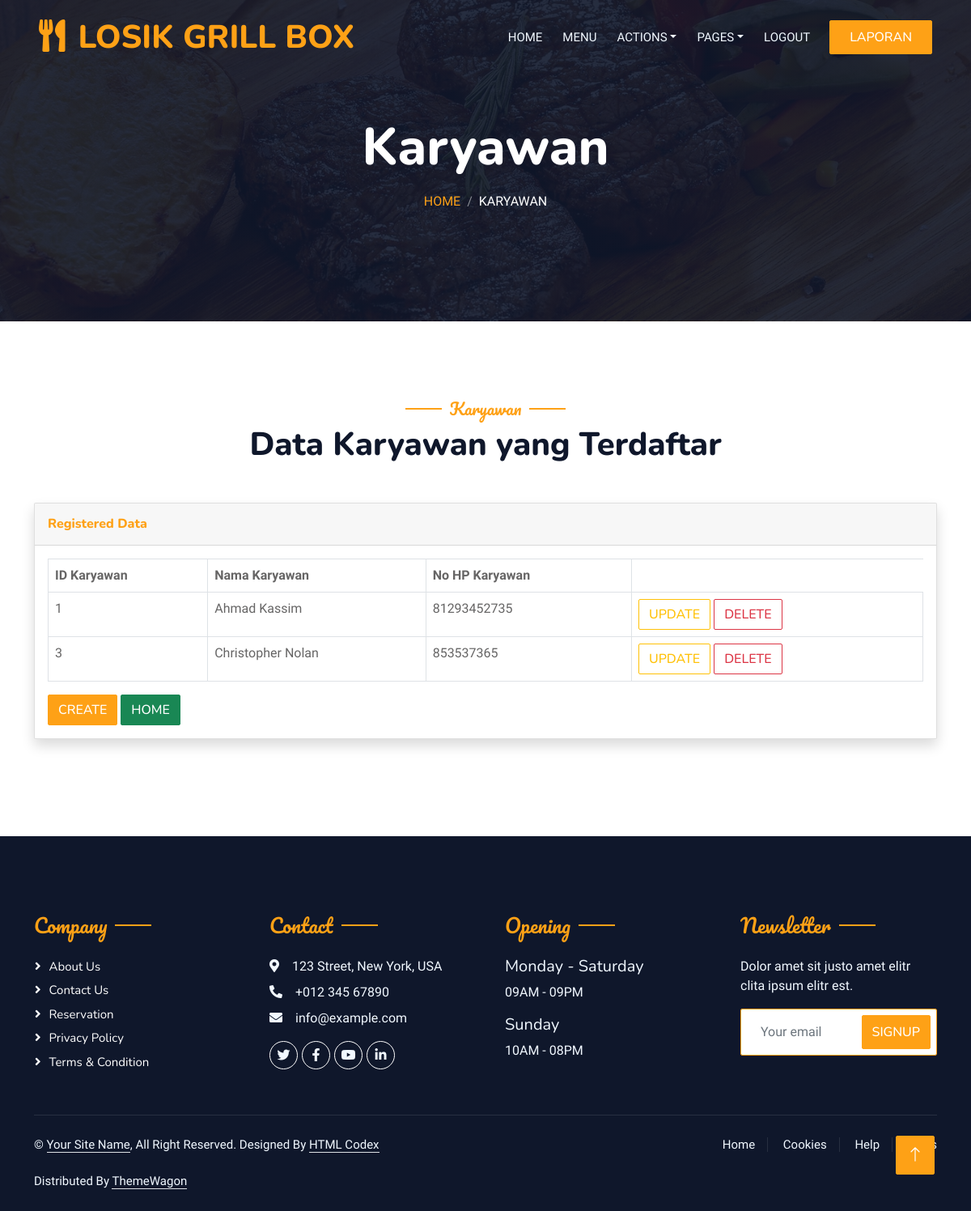
The page /karyawan (signed in) on the database its author committed.
### grill/models.py (models this page shows, shortened)
class karyawan(models.Model):
    id_karyawan = models.AutoField(primary_key=True)
    nama_karyawan_kurir = models.CharField(max_length=50)
    no_hp_karyawan_kurir = models.IntegerField()

### grill/decorators.py (the view)
        def wrap(request,*args, **kwargs):
            group = None
            if request.user.groups.exists():
                group = request.user.groups.all()[0].name
            if group in allowed_roles:
                return func(request, *args, **kwargs)
            else:
                return render(request, 'logins/404.html')

### grill/context_processors.py (called while the page is built)
def asadmin(request):
    return {'asadmin':request.user.groups.filter(name='admin').exists()}

def asowner(request):
    return {'asowner':request.user.groups.filter(name='owner').exists()}

### grill/views.py (called while the page is built)
@login_required(login_url="login")
@role_required(["owner","admin"])
def karyawan(request):
    karyawanobj = models.karyawan.objects.all()
    return render(request, 'karyawan/karyawan.html',
                  {'karyawanobj': karyawanobj})

### grill/templates/karyawan/karyawan.html (shortened to what this page needs)
{% load static %}
<!DOCTYPE html>
<html lang="en">
<head>
    <link href="https://cdnjs.cloudflare.com/ajax/libs/font-awesome/5.10.0/css/all.min.css" rel="stylesheet">
    <link href="https://cdn.jsdelivr.net/npm/bootstrap-icons@1.4.1/font/bootstrap-icons.css" rel="stylesheet">
    <link href="{% static 'lib/animate/animate.min.css' %}" rel="stylesheet">
    <link href="{% static 'lib/owlcarousel/assets/owl.carousel.min.css' %}" rel="stylesheet">
    <link href="{% static 'lib/tempusdominus/css/tempusdominus-bootstrap-4.min.css' %}" rel="stylesheet" />
    <link href="{% static 'css/bootstrap.min.css' %}" rel="stylesheet">
    <link href="{% static 'css/style.css' %}" rel="stylesheet">
</head>
<body>
    <div class="container-xxl bg-white p-0">
        <div class="container-xxl position-relative p-0">
            <nav class="navbar navbar-expand-lg navbar-dark bg-dark px-4 px-lg-5 py-3 py-lg-0">
                <a href="" class="navbar-brand p-0">
                    <h1 class="text-primary m-0"><i class="fa fa-utensils me-3"></i>LOSIK GRILL BOX</h1>
                </a>
                <div class="collapse navbar-collapse" id="navbarCollapse">
                    <div class="navbar-nav ms-auto py-0 pe-4">
                        <a href="{% url 'login' %}" class="nav-item nav-link">Home</a>
                        <a href="{% url 'paket' %}" class="nav-item nav-link">Menu</a>
                        <div class="nav-item dropdown">
                            {% if asowner %}
                            <a href="#" class="nav-link dropdown-toggle" data-bs-toggle="dropdown">Actions</a>
                            {% endif %}
                        </div>
                        <div class="nav-item dropdown">
                            <a href="#" class="nav-link dropdown-toggle" data-bs-toggle="dropdown">Pages</a>
                        </div>
                        <a href="{% url 'performlogout' %}" class="nav-item nav-link">Logout</a>
                    </div>
                    {% if asowner %}
                    <a href="{% url 'laporan' %}" class="btn btn-primary py-2 px-4">Laporan</a>
                    {% endif %}
                </div>
            </nav>
            <div class="container-xxl py-5 bg-dark hero-header mb-5">
                <div class="container text-center my-5 pt-5 pb-4">
                    <h1 class="display-3 text-white mb-3 animated slideInDown">Karyawan</h1>
                    <nav aria-label="breadcrumb">
                        <ol class="breadcrumb justify-content-center text-uppercase">
                            <li class="breadcrumb-item"><a href="{% url 'login' %}">Home</a></li>
                            <li class="breadcrumb-item text-white active" aria-current="page">Karyawan</li>
                        </ol>
                    </nav>
                </div>
            </div>
        </div>
        <div class="container-xxl py-5">
            <div class="container">
                <div class="text-center wow fadeInUp" data-wow-delay="0.1s">
                    <h5 class="section-title ff-secondary text-center text-primary fw-normal">Karyawan</h5>
                    <h1 class="mb-5">Data Karyawan yang Terdaftar</h1>
                </div>
                <div class="card shadow mb-4">
                    <div class="card-header py-3">
                        <h6 class="m-0 font-weight-bold text-primary">Registered Data</h6>
                    </div>
                    <div class="card-body">
                        <div class="table-responsive">
                            <table class="table table-bordered" id="dataTable" width="100%" cellspacing="0">
                                <thead>
                                    <tr>
                                        <th>ID Karyawan</th>
                                        <th>Nama Karyawan</th>
                                        <th>No HP Karyawan</th>
                                    </tr>
                                </thead>
                                <tbody>
                                    {% for item in karyawanobj %}
                                    <tr>
                                        <td>{{ item.id_karyawan }}</td>
                                        <td>{{ item.nama_karyawan_kurir }}</td>
                                        <td>{{ item.no_hp_karyawan_kurir }}</td>
                                        <td>
                                            <a href="{% url 'ukaryawan' item.id_karyawan %}"><button class="btn btn-outline-warning">Update</button></a>
                                            <a href="{% url 'dkaryawan' item.id_karyawan  %}"><button class="btn btn-outline-danger">Delete</button></a>
                                        </td>
                                    </tr>
                                    {% endfor %}
                                </tbody>
                            </table>
                                <a href="{% url 'ckaryawan' %}"><button class="btn btn-primary ">Create</button></a>
                                <a href="{% url 'login' %}"><button class="btn btn-success">Home</button></a>
                        </div>
                    </div>
                </div>
            </div>
        </div>
        <div class="container-fluid bg-dark text-light footer pt-5 mt-5 wow fadeIn" data-wow-delay="0.1s">
            <div class="container py-5">
                <div class="row g-5">
                    <div class="col-lg-3 col-md-6">
                        <h4 class="section-title ff-secondary text-start text-primary fw-normal mb-4">Company</h4>
                        <a class="btn btn-link" href="">About Us</a>
                        <a class="btn btn-link" href="">Contact Us</a>
                        <a class="btn btn-link" href="">Reservation</a>
                        <a class="btn btn-link" href="">Privacy Policy</a>
                        <a class="btn btn-link" href="">Terms & Condition</a>
                    </div>
                    <div class="col-lg-3 col-md-6">
                        <h4 class="section-title ff-secondary text-start text-primary fw-normal mb-4">Contact</h4>
                        <p class="mb-2"><i class="fa fa-map-marker-alt me-3"></i>123 Street, New York, USA</p>
                        <p class="mb-2"><i class="fa fa-phone-alt me-3"></i>+012 345 67890</p>
                        <p class="mb-2"><i class="fa fa-envelope me-3"></i>info@example.com</p>
                        <div class="d-flex pt-2">
                            <a class="btn btn-outline-light btn-social" href=""><i class="fab fa-twitter"></i></a>
                            <a class="btn btn-outline-light btn-social" href=""><i class="fab fa-facebook-f"></i></a>
                            <a class="btn btn-outline-light btn-social" href=""><i class="fab fa-youtube"></i></a>
                            <a class="btn btn-outline-light btn-social" href=""><i class="fab fa-linkedin-in"></i></a>
                        </div>
                    </div>
                    <div class="col-lg-3 col-md-6">
                        <h4 class="section-title ff-secondary text-start text-primary fw-normal mb-4">Opening</h4>
                        <h5 class="text-light fw-normal">Monday - Saturday</h5>
                        <p>09AM - 09PM</p>
                        <h5 class="text-light fw-normal">Sunday</h5>
                        <p>10AM - 08PM</p>
                    </div>
                    <div class="col-lg-3 col-md-6">
                        <h4 class="section-title ff-secondary text-start text-primary fw-normal mb-4">Newsletter</h4>
                        <p>Dolor amet sit justo amet elitr clita ipsum elitr est.</p>
                        <div class="position-relative mx-auto" style="max-width: 400px;">
                            <input class="form-control border-primary w-100 py-3 ps-4 pe-5" type="text" placeholder="Your email">
                            <button type="button" class="btn btn-primary py-2 position-absolute top-0 end-0 mt-2 me-2">SignUp</button>
                        </div>
                    </div>
                </div>
            </div>
            <div class="container">
                <div class="copyright">
                    <div class="row">
                        <div class="col-md-6 text-center text-md-start mb-3 mb-md-0">
                            &copy; <a class="border-bottom" href="#">Your Site Name</a>, All Right Reserved.
							Designed By <a class="border-bottom" href="https://htmlcodex.com">HTML Codex</a><br><br>
                            Distributed By <a class="border-bottom" href="https://themewagon.com" target="_blank">ThemeWagon</a>
                        </div>
                        <div class="col-md-6 text-center text-md-end">
                            <div class="footer-menu">
                                <a href="">Home</a>
                                <a href="">Cookies</a>
                                <a href="">Help</a>
                                <a href="">FQAs</a>
                            </div>
                        </div>
                    </div>
                </div>
            </div>
        </div>
        <a href="#" class="btn btn-lg btn-primary btn-lg-square back-to-top"><i class="bi bi-arrow-up"></i></a>
    </div>
</body>
</html>

### static/css/style.css (style rules this page uses)
:root { --primary: #FEA116; --light: #F1F8FF; --dark: #0F172B; }
.ff-secondary { font-family: 'Pacifico', cursive; }
.back-to-top { position: fixed; display: none; right: 45px; bottom: 45px; z-index: 99; }
.btn { font-family: 'Nunito', sans-serif; font-weight: 500; text-transform: uppercase; transition: .5s; }
.btn.btn-primary, .btn.btn-secondary { color: #FFFFFF; }
.btn-lg-square { width: 48px; height: 48px; }
.btn-square, .btn-sm-square, .btn-lg-square { padding: 0; display: flex; align-items: center; justify-content: center; font-weight: normal; border-radius: 2px; }
.navbar-dark .navbar-nav .nav-link { position: relative; margin-left: 25px; padding: 35px 0; font-size: 15px; color: var(--light) !important; text-transform: uppercase; font-weight: 500; outline: none; transition: .5s; }
@media (min-width: 992px) { .navbar-dark { position: absolute; width: 100%; top: 0; left: 0; z-index: 999; background: transparent !important; } }
.hero-header { background: linear-gradient(rgba(15, 23, 43, .9), rgba(15, 23, 43, .9)), url(../img/bg-hero.jpg); background-position: center center; background-repeat: no-repeat; background-size: cover; }
.breadcrumb-item + .breadcrumb-item::before { color: rgba(255, 255, 255, .5); }
.section-title { position: relative; display: inline-block; }
.section-title::before { position: absolute; content: ""; width: 45px; height: 2px; top: 50%; left: -55px; margin-top: -1px; background: var(--primary); }
.section-title::after { position: absolute; content: ""; width: 45px; height: 2px; top: 50%; right: -55px; margin-top: -1px; background: var(--primary); }
.section-title.text-start::before, .section-title.text-end::after { display: none; }
.footer .btn.btn-social { margin-right: 5px; width: 35px; height: 35px; display: flex; align-items: center; justify-content: center; color: var(--light); border: 1px solid #FFFFFF; border-radius: 35px; transition: .3s; }
.footer .btn.btn-link { display: block; margin-bottom: 5px; padding: 0; text-align: left; color: #FFFFFF; font-size: 15px; font-weight: normal; text-transform: capitalize; transition: .3s; }
.footer .btn.btn-link::before { position: relative; content: "\f105"; font-family: "Font Awesome 5 Free"; font-weight: 900; margin-right: 10px; }
.footer .copyright { padding: 25px 0; font-size: 15px; border-top: 1px solid rgba(256, 256, 256, .1); }
.footer .copyright a { color: var(--light); }
.footer .footer-menu a { margin-right: 15px; padding-right: 15px; border-right: 1px solid rgba(255, 255, 255, .1); }
.footer .footer-menu a:last-child { margin-right: 0; padding-right: 0; border-right: none; }

### rows shown on the page
karyawan: id_karyawan "1", nama_karyawan_kurir "Ahmad Kassim", no_hp_karyawan_kurir "81293452735"
karyawan: id_karyawan "3", nama_karyawan_kurir "Christopher Nolan", no_hp_karyawan_kurir "853537365"
